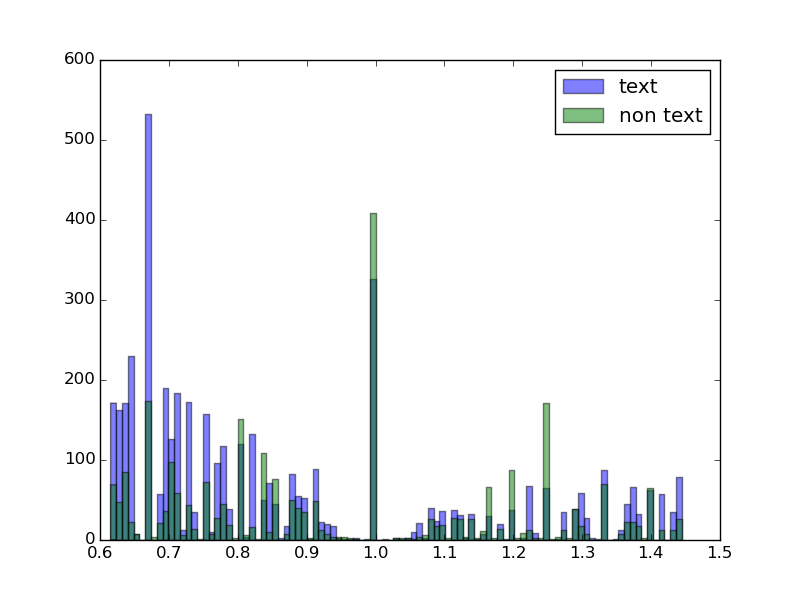
#> input picture extra-things/aspectratiohisttextnontext25to75percentile.png, 800 x 600 px
$ python bukharihalftones.py ../extra-things/aspectratiohisttextnontext25to75percentile.png   (older library calls are emulated)
#> lines starting #> are read from the running program, lines starting #| are printed output that depends on the picture; after the words box and inside, x2 and y2 are one past the last pixel; in counts of white or black regions, pixels touching at a corner belong together
from PIL import Image
import numpy as np
from matplotlib import pyplot as plt
import matplotlib.cm as cm
import sys
import colorsys
from skimage.io import imread
from skimage.filters import threshold_otsu
import copy

def show_img(img1,img2):
	fig, (ax1, ax2) = plt.subplots(1, 2, figsize=(8, 2.5))
	ax1.imshow(img1, cmap=plt.cm.gray)
	ax2.imshow(img2, cmap=plt.cm.gray)
	plt.show()

#takes an input image and divides it into blocks of 2*2. If the total for that
def subSampling(img,threshold=1):
	tempimg=copy.deepcopy(img)
	for i in range(0,img.shape[0],2):
		for j in range(0,img.shape[1],2):
			temp=img[i:i+2,j:j+2]
			if np.sum(np.asarray(temp,dtype=np.uint8))>=threshold:
				tempimg[i:i+2,j:j+2]=True
			else:
				tempimg[i:i+2,j:j+2]=False
	return tempimg

'''

(i)
an input image with foreground pixels ‘1’ and background pixels ‘0’ is used as mask image, ii) the filled-image
is initialized with all ‘0’ pixels except the top-left pixel with ‘1’, iii) the filled-image is dilated using a 3 × 3 structuring element, iv) after dilation, all of the pixels that are ‘0’ in the mask image are set to ‘0’ in the filled-image is initialized with all ‘0’ pixels except the top-left pixel with ‘1’, iii) the filled-image is dilated using a 3 × 3 structuring element, iv) after dilation, all of the pixels that are ‘0’ in the mask image are set to ‘0’ in the filled-image, v) dilation followed by resetting of the filled-image’s pixels is repeated until no more changes are made
to the filled-image.
WHAT IS THE FUCKING INTUITION?
'''

def main():

	imagefile=sys.argv[1]
	image=imread(imagefile,as_grey=True)
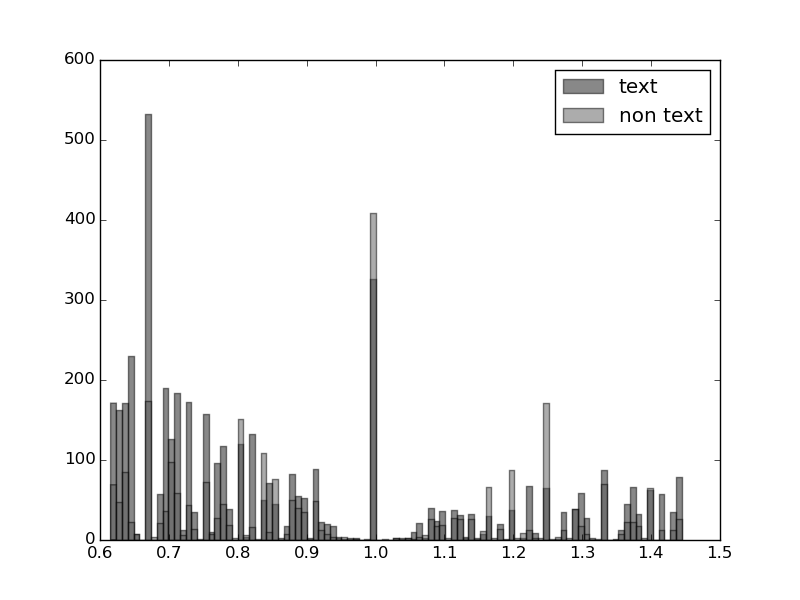
#> image: shape (600, 800) float64; min 0, max 1, mean 0.953
	thresh = threshold_otsu(image)
#> thresh = 0.682
	binary = np.logical_not(image > thresh)
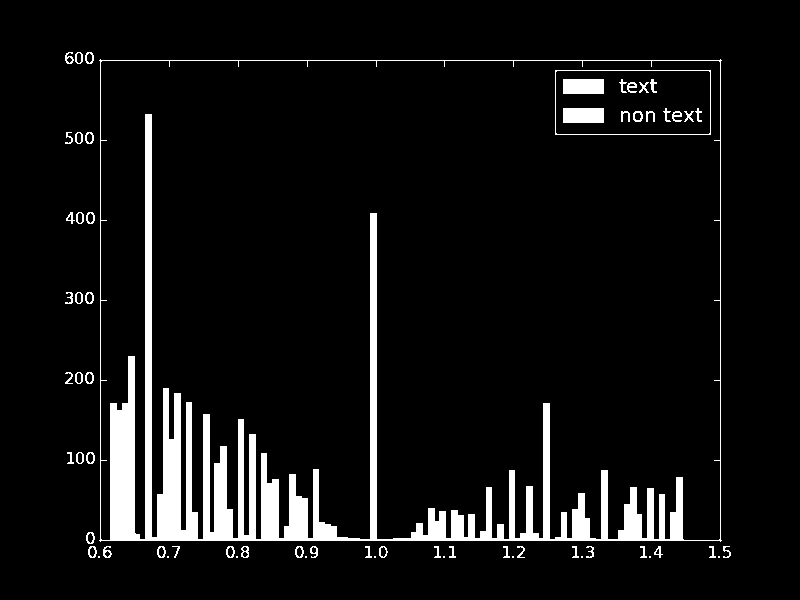
#> binary: shape (600, 800) bool; 6.9% white; 64 white regions (10 under 20 px), largest, box (x1, y1, x2, y2) and area: (99, 59, 722, 542) 29006, (563, 79, 604, 94) 615, (563, 108, 604, 123) 615
	modbinary=subSampling(subSampling(subSampling(subSampling(binary)),4),3)
#> after the loop in subSampling, `for i in range(0,img.shape[0],2):`:
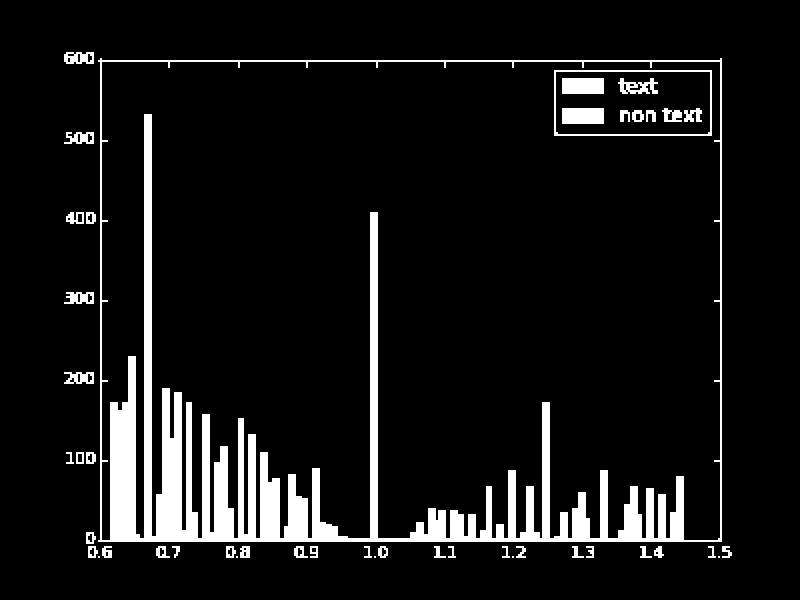
#> tempimg: shape (600, 800) bool; 8.4% white; 45 white regions (5 under 20 px), largest, box (x1, y1, x2, y2) and area: (98, 58, 722, 542) 34348, (554, 70, 712, 136) 888, (562, 78, 604, 94) 672
	show_img(binary,modbinary)
#> in show_img, `plt.show()`:
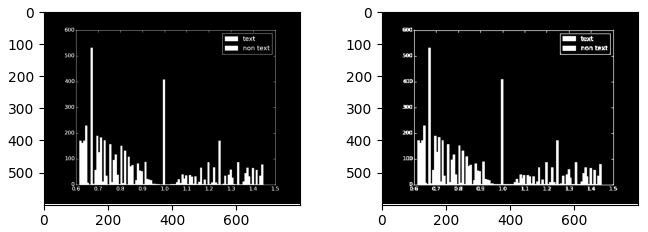
#> figure drawn by matplotlib, 2 panels
	#print type(binary),binary.shape,binary[7][9],binary[177][538]
	#plt.imshow(binary, cmap=plt.cm.gray)
	#plt.show()


if __name__=="__main__":
	main()
